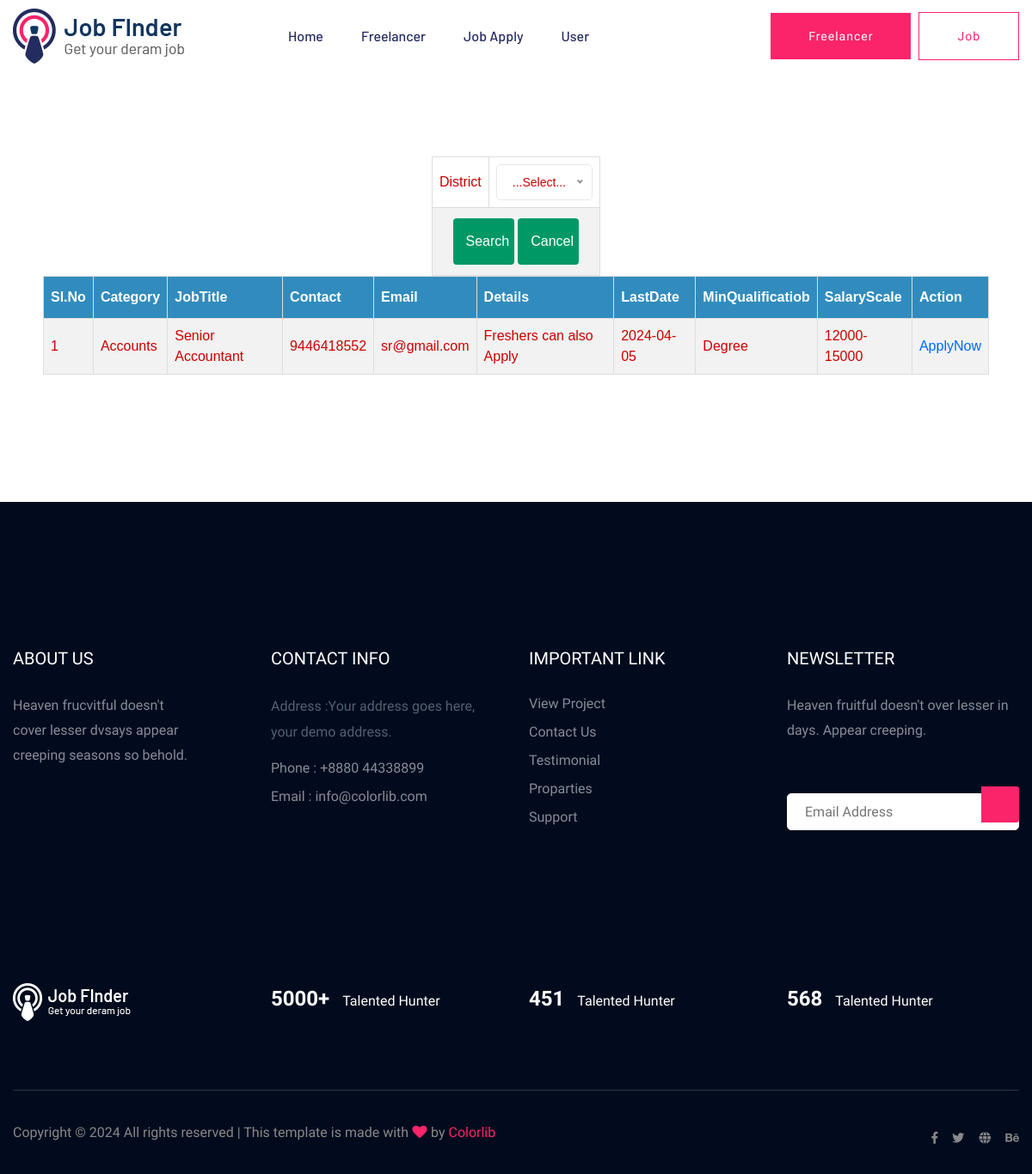
Screenshot of /User/SearchJob/ with the database file from the repository.
### Provider/models.py (models this page shows)
class tbl_job(models.Model):
    job_name=models.CharField(max_length=50)
    job_contact=models.CharField(max_length=50)
    job_email=models.CharField(max_length=50)
    job_details=models.CharField(max_length=500)
    job_lastdate=models.CharField(max_length=500)
    job_minqual=models.CharField(max_length=500)
    job_salaryscale=models.CharField(max_length=500)
    category = models.ForeignKey(tbl_category, on_delete=models.CASCADE)
    job_status = models.IntegerField(default="0")
    provider=models.ForeignKey(tbl_provider, on_delete=models.CASCADE)

### Admin/models.py (models this page shows)
class tbl_category(models.Model):
    category_name=models.CharField(max_length=50)

### User/views.py (the view)
# urls.py: path('SearchJob/',views.SearchJob,name="SearchJob"),
def SearchJob(request):
    category = tbl_category.objects.all()
    data = tbl_job.objects.filter(job_status='1')
    if request.method=="POST":
        category = tbl_category.objects.get(id=request.POST.get('sel_type'))
        data = tbl_job.objects.filter(category=category)
        return render(request,"User/SearchJob.html",{"data":data})
    else:
        return render(request,"User/SearchJob.html",{"category":category,"data":data})

### User/Templates/User/SearchJob.html (shortened to what this page needs)
{% extends 'User/Header.html' %}
{% load static %}
{% block content %}
<!DOCTYPE html>
<html lang="en">
<head>
</head>
<br><br>
<body>
    <form method="POST">
        <table align="center">
            <tr>
                <td>District</td>
                <td>
                </td>
            </tr>
            <tr>
                <td colspan="2" align="center">
                    <input type="submit" name="btnsubmit" value="Search">
                    <input type="reset" name="btncancel" value="Cancel">
                </td>
            </tr>
        </table>
    </form>
    <table border="1" align="center" cellpadding="10">
        <tr>
            <th>Sl.No</th>
            <th>Category</th>
            <th>JobTitle</th>
            <th>Contact</th>
            <th>Email</th>
            <th>Details</th>
            <th>LastDate</th>
            <th>MinQualificatiob</th>
            <th>SalaryScale</th>
            <th>Action</th>
        </tr>
        {% for i in data %}
        <tr>
            <td>{{forloop.counter}}</td>
            <td>{{i.category.category_name}}</td>
            <td>{{i.job_name}}</td>
            <td>{{i.job_contact}}</td>
            <td>{{i.job_email}}</td>
            <td>{{i.job_details}}</td>
            <td>{{i.job_lastdate}}</td>
            <td>{{i.job_minqual}}</td>
            <td>{{i.job_salaryscale}}</td>
            <td><a href="{% url 'User:applyJob' i.id %}">ApplyNow</a></td>
        </tr>
        {% endfor %}
    </table>
</body>
</html>
{% endblock content %}

### Guest/static/Form.css (style rules this page uses)
#tab td, #tab th { border: 1px solid #ddd; padding: 8px; color: #C00; }
#tab a { color:#06F; }
#tab tr:nth-child(even) { background-color: #f2f2f2; }
#tab th { padding-top: 12px; padding-bottom: 12px; text-align: left; background-color: #318CBD; color: white; }
input[type=submit] { width: 40%; background-color: #096; color: white; padding: 15px; margin: 4px 0; border: none; border-radius: 4px; cursor: pointer; }
input[type=reset] { width: 40%; background-color: #096; color: white; padding: 15px; margin: 4px 0; border: none; border-radius: 4px; cursor: pointer; }

### rows the page displays
tbl_job: category.category_name "Accounts", job_name "Senior Accountant", job_contact "9446418552", job_email "sr@gmail.com", job_details "Freshers can also Apply", job_lastdate "2024-04-05", job_minqual "Degree", job_salaryscale "12000-15000"
